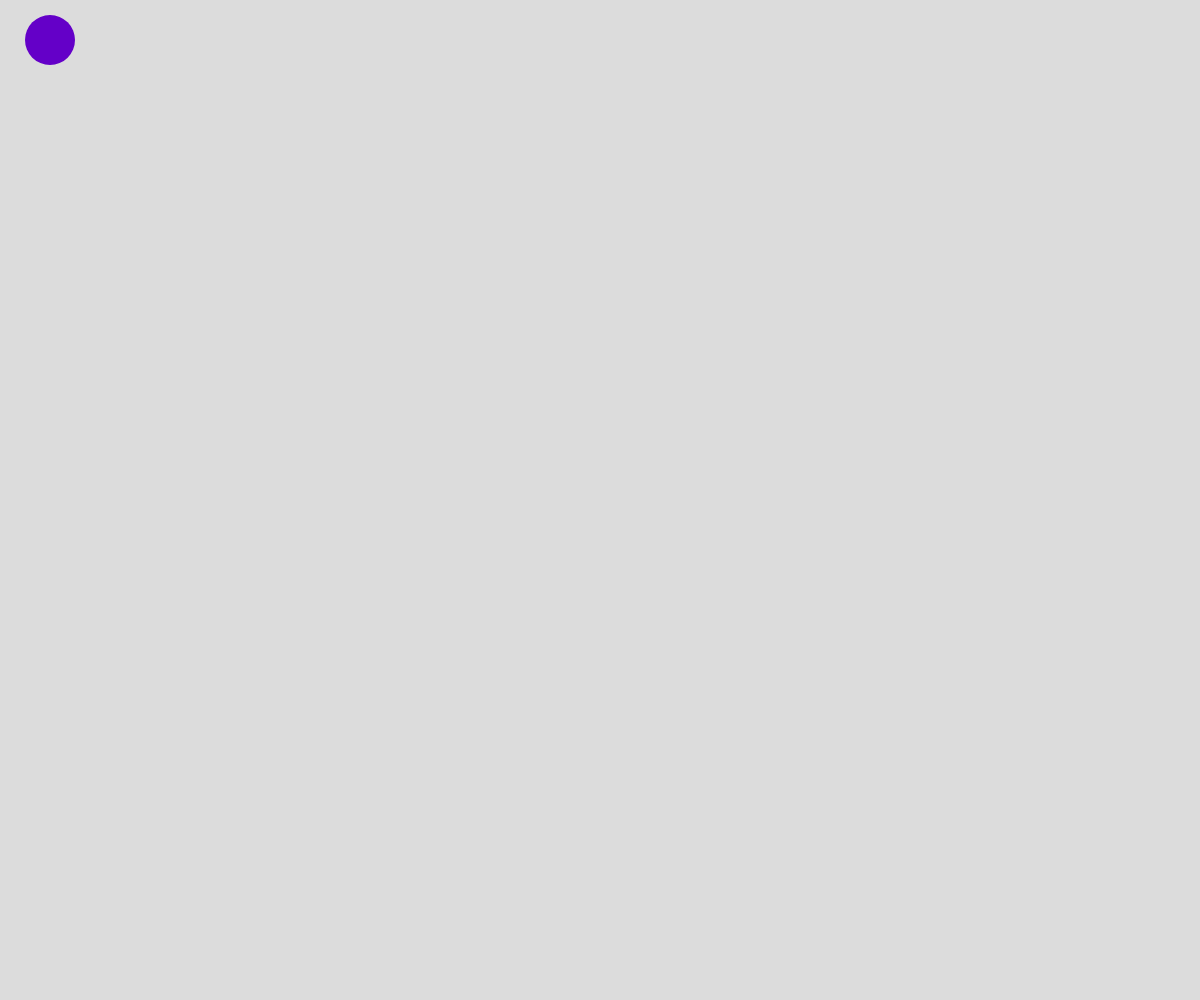
Frame 1 (no input)
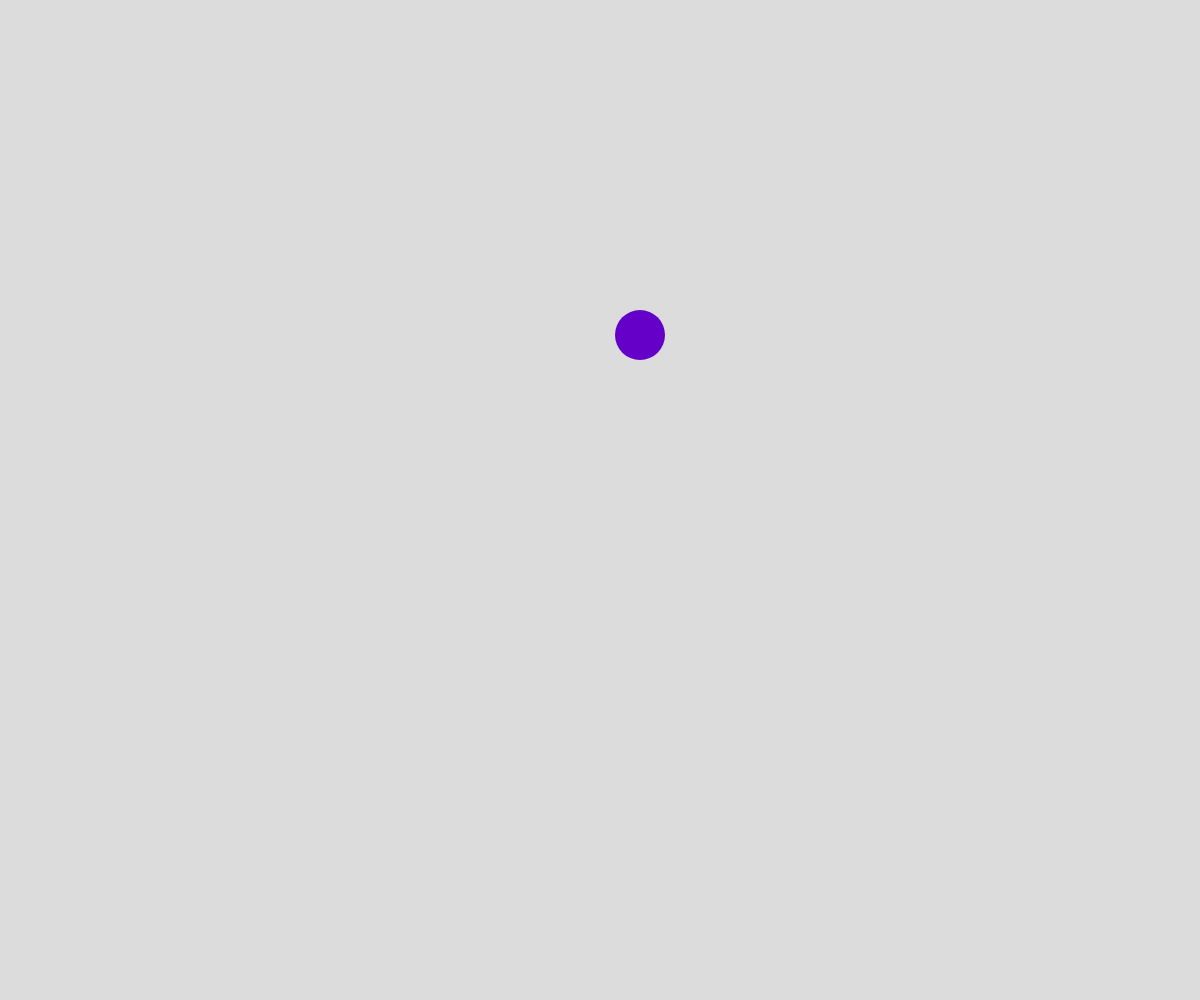
Frame 60 (no input)
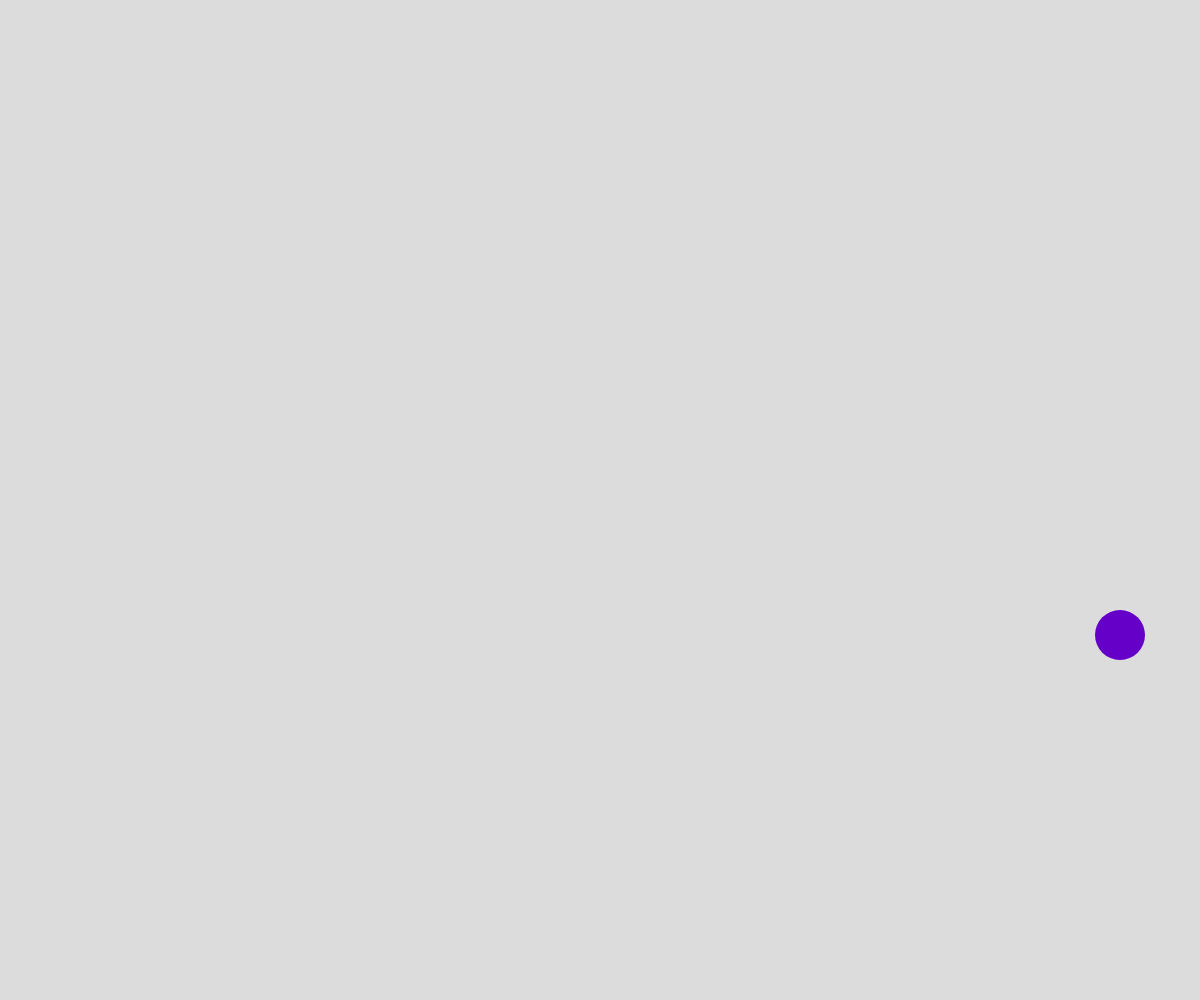
Frame 120 (the mouse pressed at the canvas centre since frame 60)

The p5.js sketch that drew these frames (run headless with seeded random() and noise() and a simulated clock; from frame 60 on, the mouse is pressed at the canvas centre):

// p5.js sketch
// ── sketch.js
let ySpeed = 5
let yPos = 40
let xPos = 50
let xSpeed = 10

function setup() {
  createCanvas(innerWidth, innerHeight);
  background(220);
}

function draw() {
  background(220);
  noStroke();
  fill(100, 0, 200)
  ellipse(xPos, yPos, 50)
  yPos += ySpeed
  xPos += xSpeed

  //adding the condition
  if (yPos > height - 25 || yPos < 25) {
    ySpeed = -ySpeed
  }

  if (xPos > width - 25 || xPos < 0) {
    xSpeed = -xSpeed;
  }
}
